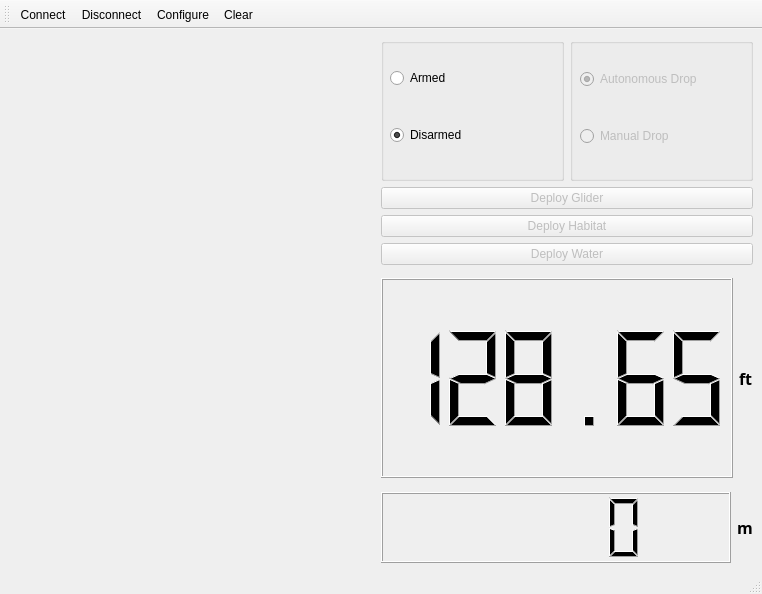
<?xml version="1.0" encoding="UTF-8"?>
<ui version="4.0">
 <class>MainWindow</class>
 <widget class="QMainWindow" name="MainWindow">
  <property name="geometry">
   <rect>
    <x>0</x>
    <y>0</y>
    <width>762</width>
    <height>594</height>
   </rect>
  </property>
  <property name="windowTitle">
   <string>MainWindow</string>
  </property>
  <widget class="QWidget" name="centralwidget">
   <layout class="QHBoxLayout" name="horizontalLayout_6">
    <item>
     <layout class="QHBoxLayout" name="horizontalLayout" stretch="1,1">
      <property name="sizeConstraint">
       <enum>QLayout::SetMaximumSize</enum>
      </property>
      <item>
       <spacer name="horizontalSpacer">
        <property name="orientation">
         <enum>Qt::Horizontal</enum>
        </property>
        <property name="sizeHint" stdset="0">
         <size>
          <width>40</width>
          <height>20</height>
         </size>
        </property>
       </spacer>
      </item>
      <item>
       <layout class="QVBoxLayout" name="verticalLayout" stretch="2,2,2,2,3,1">
        <item>
         <layout class="QHBoxLayout" name="horizontalLayout_3">
          <item>
           <widget class="QGroupBox" name="groupBox">
            <property name="title">
             <string/>
            </property>
            <widget class="QWidget" name="verticalLayoutWidget">
             <property name="geometry">
              <rect>
               <x>9</x>
               <y>-1</y>
               <width>181</width>
               <height>141</height>
              </rect>
             </property>
             <layout class="QVBoxLayout" name="verticalLayout_5">
              <item>
               <widget class="QRadioButton" name="radioButton">
                <property name="text">
                 <string>Armed</string>
                </property>
               </widget>
              </item>
              <item>
               <widget class="QRadioButton" name="radioButton_2">
                <property name="text">
                 <string>Disarmed</string>
                </property>
                <property name="checked">
                 <bool>true</bool>
                </property>
               </widget>
              </item>
             </layout>
            </widget>
           </widget>
          </item>
          <item>
           <widget class="QGroupBox" name="groupBox_2">
            <property name="enabled">
             <bool>false</bool>
            </property>
            <property name="title">
             <string/>
            </property>
            <widget class="QWidget" name="verticalLayoutWidget_2">
             <property name="geometry">
              <rect>
               <x>10</x>
               <y>0</y>
               <width>181</width>
               <height>141</height>
              </rect>
             </property>
             <layout class="QVBoxLayout" name="verticalLayout_6">
              <item>
               <widget class="QRadioButton" name="radioButton_3">
                <property name="text">
                 <string>Autonomous Drop</string>
                </property>
                <property name="checked">
                 <bool>true</bool>
                </property>
               </widget>
              </item>
              <item>
               <widget class="QRadioButton" name="radioButton_4">
                <property name="text">
                 <string>Manual Drop</string>
                </property>
               </widget>
              </item>
             </layout>
            </widget>
           </widget>
          </item>
         </layout>
        </item>
        <item>
         <widget class="QPushButton" name="pushButton_3">
          <property name="enabled">
           <bool>false</bool>
          </property>
          <property name="text">
           <string>Deploy Glider</string>
          </property>
         </widget>
        </item>
        <item>
         <widget class="QPushButton" name="pushButton_4">
          <property name="enabled">
           <bool>false</bool>
          </property>
          <property name="text">
           <string>Deploy Habitat</string>
          </property>
         </widget>
        </item>
        <item>
         <widget class="QPushButton" name="pushButton_5">
          <property name="enabled">
           <bool>false</bool>
          </property>
          <property name="text">
           <string>Deploy Water</string>
          </property>
         </widget>
        </item>
        <item>
         <layout class="QHBoxLayout" name="horizontalLayout_4" stretch="1,0">
          <item>
           <widget class="QLCDNumber" name="lcdNumber">
            <property name="sizePolicy">
             <sizepolicy hsizetype="Minimum" vsizetype="Fixed">
              <horstretch>0</horstretch>
              <verstretch>0</verstretch>
             </sizepolicy>
            </property>
            <property name="minimumSize">
             <size>
              <width>0</width>
              <height>200</height>
             </size>
            </property>
            <property name="digitCount">
             <number>6</number>
            </property>
            <property name="value" stdset="0">
             <double>128.653999999999996</double>
            </property>
           </widget>
          </item>
          <item>
           <widget class="QLabel" name="label">
            <property name="font">
             <font>
              <family>Arial Black</family>
              <pointsize>12</pointsize>
              <weight>75</weight>
              <bold>true</bold>
             </font>
            </property>
            <property name="text">
             <string>ft</string>
            </property>
           </widget>
          </item>
         </layout>
        </item>
        <item>
         <layout class="QHBoxLayout" name="horizontalLayout_5" stretch="1,0">
          <item>
           <widget class="QLCDNumber" name="lcdNumber_2"/>
          </item>
          <item>
           <widget class="QLabel" name="label_2">
            <property name="font">
             <font>
              <family>Arial Black</family>
              <pointsize>12</pointsize>
              <weight>75</weight>
              <bold>true</bold>
             </font>
            </property>
            <property name="text">
             <string>m</string>
            </property>
           </widget>
          </item>
         </layout>
        </item>
       </layout>
      </item>
     </layout>
    </item>
   </layout>
  </widget>
  <widget class="QMenuBar" name="menubar">
   <property name="geometry">
    <rect>
     <x>0</x>
     <y>0</y>
     <width>762</width>
     <height>21</height>
    </rect>
   </property>
  </widget>
  <widget class="QToolBar" name="mainToolBar">
   <attribute name="toolBarArea">
    <enum>TopToolBarArea</enum>
   </attribute>
   <attribute name="toolBarBreak">
    <bool>true</bool>
   </attribute>
   <addaction name="actionConnect"/>
   <addaction name="actionDisconnect"/>
   <addaction name="actionConfigure"/>
   <addaction name="actionClear"/>
  </widget>
  <widget class="QStatusBar" name="statusbar"/>
  <action name="actionAbout">
   <property name="text">
    <string>&amp;About</string>
   </property>
   <property name="toolTip">
    <string>About program</string>
   </property>
   <property name="shortcut">
    <string>Alt+A</string>
   </property>
  </action>
  <action name="actionAboutQt">
   <property name="text">
    <string>About Qt</string>
   </property>
  </action>
  <action name="actionConnect">
   <property name="icon">
    <iconset resource="terminal.qrc">
     <normaloff>:/images/connect.png</normaloff>:/images/connect.png</iconset>
   </property>
   <property name="text">
    <string>C&amp;onnect</string>
   </property>
   <property name="toolTip">
    <string>Connect to serial port</string>
   </property>
   <property name="shortcut">
    <string>Ctrl+O</string>
   </property>
  </action>
  <action name="actionDisconnect">
   <property name="icon">
    <iconset resource="terminal.qrc">
     <normaloff>:/images/disconnect.png</normaloff>:/images/disconnect.png</iconset>
   </property>
   <property name="text">
    <string>&amp;Disconnect</string>
   </property>
   <property name="toolTip">
    <string>Disconnect from serial port</string>
   </property>
   <property name="shortcut">
    <string>Ctrl+D</string>
   </property>
  </action>
  <action name="actionConfigure">
   <property name="icon">
    <iconset resource="terminal.qrc">
     <normaloff>:/images/settings.png</normaloff>:/images/settings.png</iconset>
   </property>
   <property name="text">
    <string>&amp;Configure</string>
   </property>
   <property name="toolTip">
    <string>Configure serial port</string>
   </property>
   <property name="shortcut">
    <string>Alt+C</string>
   </property>
  </action>
  <action name="actionClear">
   <property name="icon">
    <iconset resource="terminal.qrc">
     <normaloff>:/images/clear.png</normaloff>:/images/clear.png</iconset>
   </property>
   <property name="text">
    <string>C&amp;lear</string>
   </property>
   <property name="toolTip">
    <string>Clear data</string>
   </property>
   <property name="shortcut">
    <string>Alt+L</string>
   </property>
  </action>
  <action name="actionQuit">
   <property name="icon">
    <iconset resource="terminal.qrc">
     <normaloff>:/images/application-exit.png</normaloff>:/images/application-exit.png</iconset>
   </property>
   <property name="text">
    <string>&amp;Quit</string>
   </property>
   <property name="shortcut">
    <string>Ctrl+Q</string>
   </property>
  </action>
 </widget>
 <resources/>
 <connections>
  <connection>
   <sender>radioButton_2</sender>
   <signal>toggled(bool)</signal>
   <receiver>groupBox_2</receiver>
   <slot>setDisabled(bool)</slot>
   <hints>
    <hint type="sourcelabel">
     <x>498</x>
     <y>132</y>
    </hint>
    <hint type="destinationlabel">
     <x>645</x>
     <y>150</y>
    </hint>
   </hints>
  </connection>
  <connection>
   <sender>radioButton_4</sender>
   <signal>toggled(bool)</signal>
   <receiver>pushButton_3</receiver>
   <slot>setEnabled(bool)</slot>
   <hints>
    <hint type="sourcelabel">
     <x>676</x>
     <y>132</y>
    </hint>
    <hint type="destinationlabel">
     <x>784</x>
     <y>205</y>
    </hint>
   </hints>
  </connection>
  <connection>
   <sender>radioButton_4</sender>
   <signal>toggled(bool)</signal>
   <receiver>pushButton_4</receiver>
   <slot>setEnabled(bool)</slot>
   <hints>
    <hint type="sourcelabel">
     <x>747</x>
     <y>131</y>
    </hint>
    <hint type="destinationlabel">
     <x>752</x>
     <y>226</y>
    </hint>
   </hints>
  </connection>
  <connection>
   <sender>radioButton_4</sender>
   <signal>toggled(bool)</signal>
   <receiver>pushButton_5</receiver>
   <slot>setEnabled(bool)</slot>
   <hints>
    <hint type="sourcelabel">
     <x>727</x>
     <y>133</y>
    </hint>
    <hint type="destinationlabel">
     <x>729</x>
     <y>254</y>
    </hint>
   </hints>
  </connection>
  <connection>
   <sender>radioButton_2</sender>
   <signal>pressed()</signal>
   <receiver>radioButton_3</receiver>
   <slot>click()</slot>
   <hints>
    <hint type="sourcelabel">
     <x>543</x>
     <y>130</y>
    </hint>
    <hint type="destinationlabel">
     <x>650</x>
     <y>77</y>
    </hint>
   </hints>
  </connection>
 </connections>
</ui>
